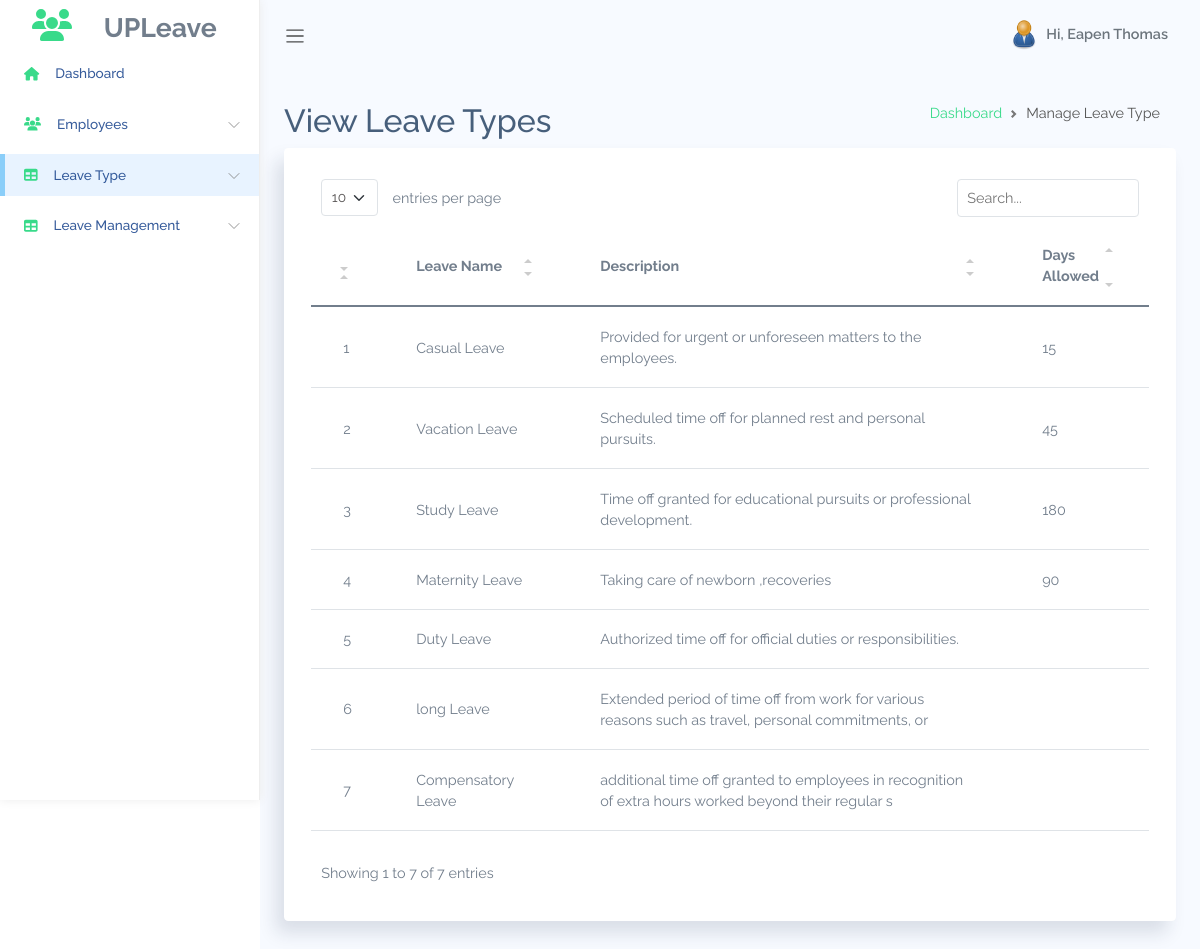
/manage_leave_type.php (signed in), run on the app's committed database.
### tables this page shows
CREATE TABLE `tbl_leavetype` (
  `l_id` int(11) NOT NULL,
  `leavetype` varchar(30) DEFAULT NULL,
  `description` varchar(100) DEFAULT NULL,
  `totalleave` int(11) DEFAULT NULL
);

### manage_leave_type.php (the view, shortened to what this page needs)
<?php
include 'conn.php';
  if(isset($_SESSION["empid"])){
?>
<!DOCTYPE html>
<html lang="en">
<head>
   <link rel="stylesheet" href="assets/css/bootstrap.css">
   <link rel="stylesheet" href="assets/vendors/simple-datatables/style.css">
   <link rel="stylesheet" href="assets/vendors/perfect-scrollbar/perfect-scrollbar.css">
   <link rel="stylesheet" href="assets/css/app.css">
</head>
<body>
   <div id="app">
      <div id="sidebar" class='active'>
         <div class="sidebar-wrapper active">
            <div class="sidebar-header" style="height: 50px;margin-top: -30px">
               <i class="fa fa-users text-success me-4"></i>
               <span id="span01" style="font-size: smaller;">UPLeave</span>
            </div>
            <div class="sidebar-menu">
               <ul class="menu">
                  <li class="sidebar-item ">
                     <a href="index.php" class='sidebar-link'>
                        <i class="fa fa-home text-success"></i>
                        <span>Dashboard</span>
                     </a>
                  </li>
                  <li class="sidebar-item  has-sub">
                     <a href="#" class='sidebar-link'>
                        <i class="fa fa-users text-success"></i>
                        <span>Employees</span>
                     </a>
                  </li>
                  <li class="sidebar-item active has-sub">
                     <a href="#" class='sidebar-link'>
                        <i class="fa fa-table text-success"></i>
                        <span>Leave Type</span>
                     </a>
                  </li>
                  <li class="sidebar-item  has-sub">
                     <a href="#" class='sidebar-link'>
                        <i class="fa fa-table text-success"></i>
                        <span>Leave Management</span>
                     </a>
                  </li>
               </ul>
            </div>
         </div>
      </div>
      <div id="main">
         <nav class="navbar navbar-header navbar-expand navbar-light">
            <a class="sidebar-toggler" href="#"><span class="navbar-toggler-icon"></span></a>
            <div class="collapse navbar-collapse" id="navbarSupportedContent">
               <ul class="navbar-nav d-flex align-items-center navbar-light ms-auto">
                  <li class="dropdown nav-icon">
                     <a href="#" data-bs-toggle="dropdown" class="nav-link  dropdown-toggle nav-link-lg nav-link-user">
                     </a>
                  </li>
                  <li class="dropdown">
                     <a href="#" data-bs-toggle="dropdown" class="nav-link dropdown-toggle nav-link-lg nav-link-user">
                        <div class="avatar me-1">
                           <img src="assets/images/admin.png" alt="" srcset="">
                        </div>
                        <div class="d-none d-md-block d-lg-inline-block">Hi, <?php echo $_SESSION['name']; ?></div>
                     </a>
                  </li>
               </ul>
            </div>
         </nav>
         <div class="main-content container-fluid">
            <div class="page-title">
               <div class="row">
                  <div class="col-12 col-md-6 order-md-1 order-last">
                     <h3>View Leave Types</h3>
                  </div>
                  <div class="col-12 col-md-6 order-md-2 order-first">
                     <nav aria-label="breadcrumb" class='breadcrumb-header'>
                        <ol class="breadcrumb">
                           <li class="breadcrumb-item"><a href="index.php" class="text-success">Dashboard</a></li>
                           <li class="breadcrumb-item active" aria-current="page">Manage Leave Type</li>
                        </ol>
                     </nav>
                  </div>
               </div>
            </div>
            <section class="section">
               <div class="card">
                  <div class="card-body">
                     <table class='table' id="table1">
                        <thead>
                           <tr><th> </th>
                              <th>Leave Name</th>
                              <th>Description</th>
                              <th>Days Allowed</th>
                           </tr>
                        </thead>
                        <tbody>
                           <?php
                           $sql="SELECT * FROM tbl_leavetype ";
                           $res=$conn->query($sql);
                           while ($row=$res->fetch_assoc()){
                            echo"         <tr>
                              <td>".$row['l_id']."</td>
                              <td>".$row['leavetype']."</td>
                              <td>".$row['description']."</td>
                              <td>".$row['totalleave']."</td>
                           </tr>";
                           }
                           ?>
                        </tbody>
                     </table>
                  </div>
               </div>
            </section>
         </div>
      </div>
   </div>
</body>
</html>
<?php
  }else{
   header("Location:logout.php");
   exit();
  }

### assets/css/app.css (style rules this page uses)
* { font-family: Raleway }
#app { position: relative }
#main { margin-left: 260px; background-color: #f7faff; min-height: 100vh; transition: margin-left .6s ease-out }
#main .main-content { padding: 2rem 1.5rem }
#main .main-content .page-title h3 { font-size: 2rem }
.breadcrumb-header .breadcrumb { justify-content: flex-end }
a { text-decoration: none }
a, button { outline: 0 }
.avatar { display: inline-flex; border-radius: 50%; text-align: center; vertical-align: middle; position: relative }
.avatar img { width: 32px; height: 32px; border-radius: 50% }
.dropdown-toggle:after { color: #fff }
#sidebar.active .sidebar-wrapper { left: 0 }
.sidebar-wrapper { width: 260px; height: 100vh; position: fixed; top: 0; z-index: 10; background-color: #fff; bottom: 0; border-right: 1px solid #eee; box-shadow: 0 0 10px #ececec; left: -260px; transition: left .6s ease-out }
.sidebar-wrapper .sidebar-header { padding: 2rem 2rem 1rem; font-size: 2rem; font-weight: 700 }
.sidebar-wrapper .menu { padding-left: 0; margin-top: 2rem }
.sidebar-wrapper .menu .sidebar-link { display: block; padding: .7rem 1.5rem; font-size: .85rem; display: flex; align-items: center; transition: all .5s }
.sidebar-wrapper .menu .sidebar-link>span { color: #053382; font-weight: 500; margin-left: 1rem; opacity: .8 }
.sidebar-wrapper .menu .sidebar-item { list-style: none; margin-top: .5rem; position: relative }
.sidebar-wrapper .menu .sidebar-item.has-sub .sidebar-link:after { position: absolute; color: #ccc; right: 15px; top: 12px; display: block }
.sidebar-wrapper .menu .sidebar-item.active .sidebar-link { background-color: #e8f3ff }
.sidebar-wrapper .menu .sidebar-item.active .sidebar-link:before { content: ""; position: absolute; left: 0; height: 100%; top: 0; bottom: 0; background-color: rgba(46, 170, 244, .5); width: 5px }
.card { box-shadow: -8px 12px 18px 0 rgba(25, 42, 70, .13); margin-bottom: 2.2rem }
.card .card-body { padding: 1.4rem 1.7rem }
.navbar { height: 70px; padding: 1.5rem }
.navbar .nav-link-user img { width: 30px }
.navbar.navbar-header li { display: flex; align-items: center }
.navbar.navbar-header li.nav-icon { margin-right: .4rem }
.navbar.navbar-header li.nav-icon .nav-link { display: block; padding: .4rem; border-radius: 50% }
.navbar.navbar-header .dropdown>a { color: #6c757d; font-weight: 600 }
.navbar.navbar-header .dropdown>a:after { display: none }
.dataTable-table td, .dataTable-table thead th, .table td, .table thead th { vertical-align: middle }
.dataTable-table thead th, .table thead th { border-bottom: 2px solid #475f7b }

### data on the page
tbl_leavetype: l_id "1", leavetype "Casual Leave", description "Provided for urgent or unforeseen matters to the employees.", totalleave "15"
tbl_leavetype: l_id "2", leavetype "Vacation Leave", description "Scheduled time off for planned rest and personal pursuits.", totalleave "45"
tbl_leavetype: l_id "3", leavetype "Study Leave", description "Time off granted for educational pursuits or professional development.", totalleave "180"
tbl_leavetype: l_id "4", leavetype "Maternity Leave", description "Taking care of newborn ,recoveries", totalleave "90"
tbl_leavetype: l_id "5", leavetype "Duty Leave", description "Authorized time off for official duties or responsibilities."
tbl_leavetype: l_id "6", leavetype "long Leave", description "Extended period of time off from work for various reasons such as travel, personal commitments, or"
tbl_leavetype: l_id "7", leavetype "Compensatory Leave", description "additional time off granted to employees in recognition of extra hours worked beyond their regular s"

### other printed values
$_SESSION['name'] "Eapen Thomas"
